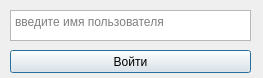
<?xml version="1.0" encoding="UTF-8"?>
<ui version="4.0">
 <class>Dialog</class>
 <widget class="QDialog" name="Dialog">
  <property name="geometry">
   <rect>
    <x>0</x>
    <y>0</y>
    <width>263</width>
    <height>78</height>
   </rect>
  </property>
  <property name="windowTitle">
   <string>Авторизация</string>
  </property>
  <property name="toolTipDuration">
   <number>-2</number>
  </property>
  <widget class="QPushButton" name="pushOk">
   <property name="geometry">
    <rect>
     <x>10</x>
     <y>50</y>
     <width>241</width>
     <height>23</height>
    </rect>
   </property>
   <property name="text">
    <string>Войти</string>
   </property>
  </widget>
  <widget class="QTextEdit" name="textEditMessage">
   <property name="geometry">
    <rect>
     <x>10</x>
     <y>10</y>
     <width>241</width>
     <height>31</height>
    </rect>
   </property>
   <property name="placeholderText">
    <string>введите имя пользователя</string>
   </property>
  </widget>
 </widget>
 <resources/>
 <connections/>
</ui>
